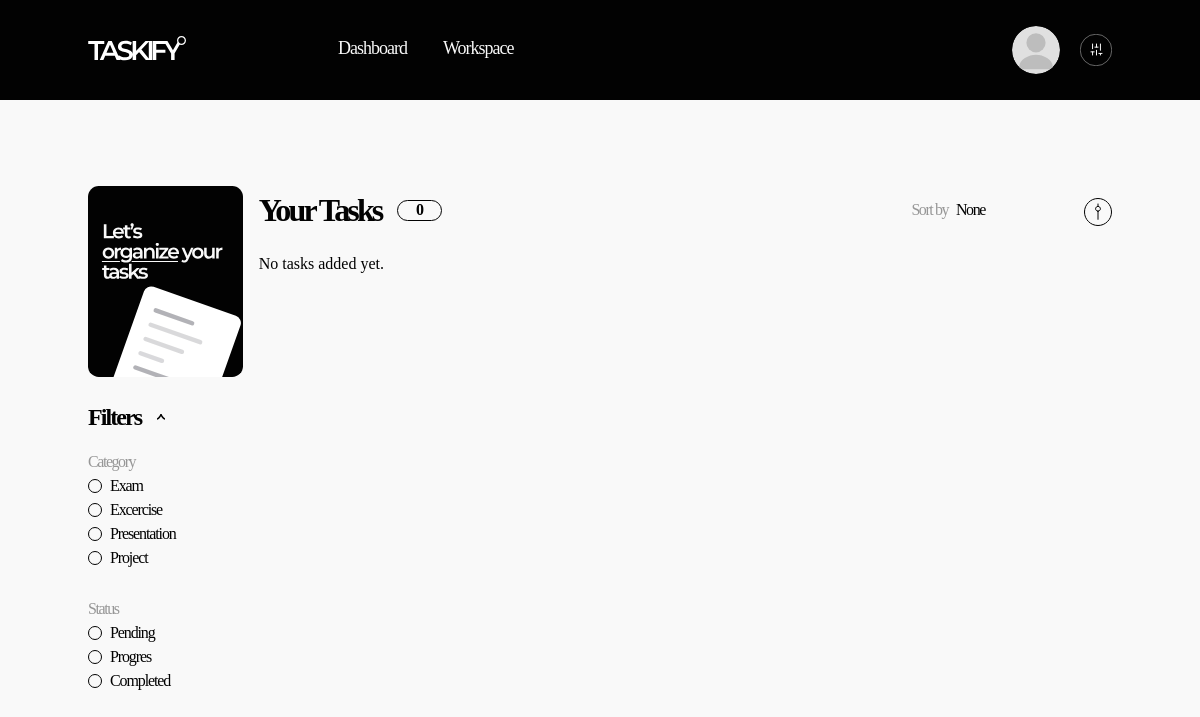
/frontend/dashboard.php (signed in), run on an earlier commit of the app's database.
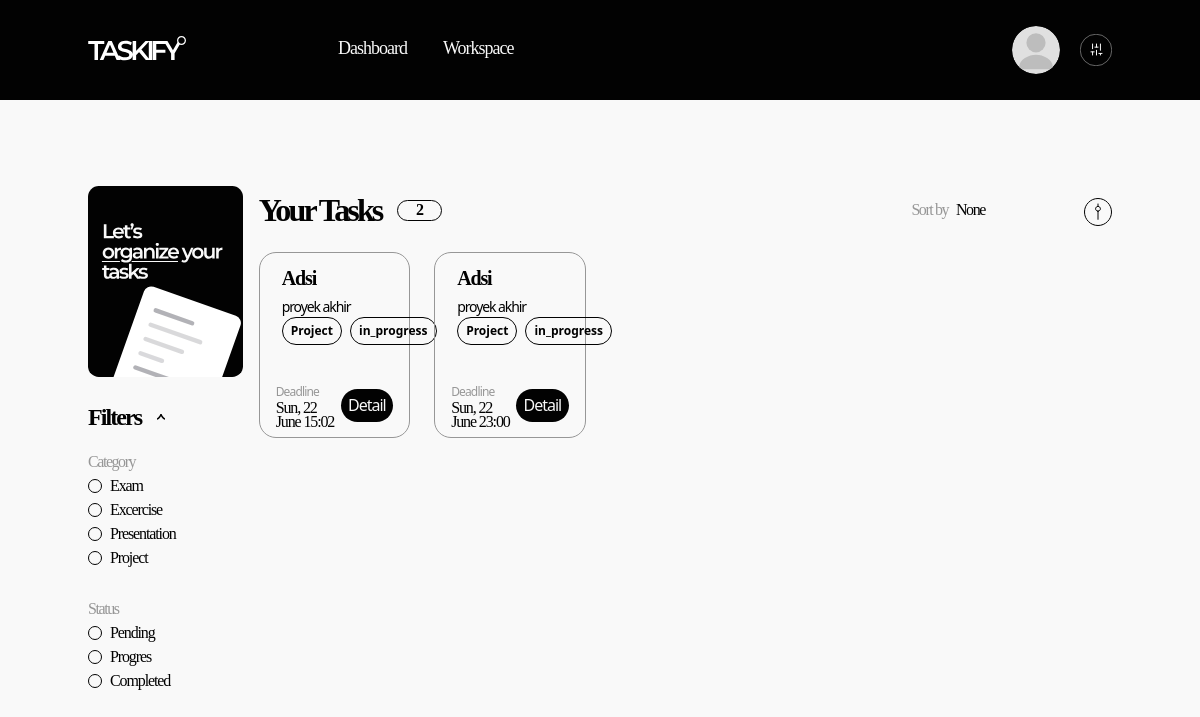
And on a later commit of the database.
### tables this page shows
CREATE TABLE `tasks` (
  `id_task` int NOT NULL,
  `id_user` int NOT NULL,
  `task_name` varchar(100) NOT NULL,
  `category` varchar(50) DEFAULT NULL,
  `deadline` datetime DEFAULT NULL,
  `subject` varchar(100) DEFAULT NULL,
  `cover_color` varchar(20) DEFAULT NULL,
  `status` enum('pending','in_progress','completed') DEFAULT 'pending',
  `description` text,
  `created_at` timestamp NULL DEFAULT CURRENT_TIMESTAMP
);

### frontend/dashboard.php (the view, shortened to what the changed rows need)
<?php
include '../backend/db.php';
$id_user = $_SESSION['id_user'];
$sort_option = isset($_GET['sort']) ? $_GET['sort'] : '';
$sql = "SELECT * FROM tasks WHERE id_user = ?";
$params = [];
$types = "i";
$params[] = $id_user;
if ($sort_option === 'Deadline') {
    $sql .= " ORDER BY deadline ASC";
} elseif ($sort_option === 'Name') {
    $sql .= " ORDER BY task_name ASC";
} else {
    $sql .= " ORDER BY created_at DESC";
}
$stmt = $conn->prepare($sql);
$stmt->bind_param($types, ...$params);
$stmt->execute();
$result = $stmt->get_result();
$tasks = [];
while ($row = $result->fetch_assoc()) {
    $tasks[] = $row;
}
$task_count = count($tasks);
?>
<!DOCTYPE html>
<html>
  <head>
    <link href="../src/style.css" rel="stylesheet" />
  </head>
  <body class="bg-primary">
    <main class="container mx-auto mt-[86px] grid grid-cols-6 space-x-4">
      <div class="">
        <div class="mt-6 space-y-[18px]">
            <div id="filter-section">
              <div
                id="content-1"
                class="overflow-hidden transition-all duration-300 ease-in-out space-y-[18px] pt-4"
                style="max-height: 1000px"
              >
                <div class="">
                  <div class="flex flex-col">
                    <?php
                    $categories = ['Exam', 'Excercise', 'Presentation', 'Project'];
                    foreach ($categories as $category) {
                        echo '<label class="inline-flex items-center cursor-pointer space-x-2 hover:bg-gray-100">';
                        echo '<span class="w-[14px] h-[14px] rounded-full border border-accent peer-checked:bg-shade peer-checked:border-accent transition-all duration-150"></span>';
                        echo '<span class="text-[16px] tracking-[-1.12px] font-mont font-normal text-accent">' . $category . '</span>';
                        echo '</label>';
                    }
                    ?>
                  </div>
                </div>
                <div class="pt-2">
                  <div class="flex flex-col">
                    <?php
                    $statuses = ['Pending', 'Progres', 'Completed'];
                    foreach ($statuses as $status) {
                        echo '<label class="inline-flex items-center cursor-pointer space-x-2 hover:bg-gray-100">';
                        echo '<span class="w-[14px] h-[14px] rounded-full border border-accent peer-checked:bg-shade peer-checked:border-accent transition-all duration-150"></span>';
                        echo '<span class="text-[16px] tracking-[-1.12px] font-mont font-normal text-accent">' . $status . '</span>';
                        echo '</label>';
                    }
                    ?>
                  </div>
                </div>
                </div>
            </div>
        </div>
      </div>
      <div class="col-span-5">
        <div class=" flex justify-between grow">
          <div class="flex space-x-4 items-center">
            <h1 class="font-mont font-semibold tracking-[-2.88px] text-[32px] text-accent">
              Your Tasks
            </h1>
            <div class="rounded-full h-[21px] w-auto min-w-[45px] px-2 border-accent border flex justify-center items-center">
              <span id="task-count-display" class="font-mont font-semibold tracking--2.08px text-accent text-[16px]"><?php echo $task_count; ?></span>
            </div>
          </div>
        </div>
        <div id="task-container" class="grid grid-cols-5 gap-x-6 gap-y-[18px] mt-[18px]">
        <?php if (count($tasks) === 0): ?>
            <p id="no-tasks-message" class="text-accent font-mont col-span-2">No tasks added yet.</p>
            <?php else: ?>
                <?php foreach ($tasks as $task): ?>
                    <div class="rounded-[17px] border border-inactive task-card">
                        <div class="gradient-box bg-gradient-to-t <?php echo htmlspecialchars($task['cover_color']); ?> m-[6px] rounded-[12px] flex items-end">
                            <div class="mx-4 mb-6">
                                <h2 class="font-mont font-semibold text-xl mb-2 tracking-[-1.12px] leading-5"><?php echo htmlspecialchars($task['task_name']); ?></h2>
                                <div class="flex items-center space-x-2">
                                    <div class="inline font-medium tracking-[-1.08px] text-[14px]">
                                        <?php echo htmlspecialchars($task['subject']); ?>
                                    </div>
                                </div>
                                <div class="flex items-center space-x-2">
                                    <span class="task-category inline border border-accent rounded-full w-fits px-2 py-1 text-[12px] font-semibold">
                                        <?php echo htmlspecialchars($task['category']); ?>
                                    </span>
                                    <span class="task-status inline border border-accent rounded-full w-fits px-2 py-1 text-[12px] font-semibold">
                                        <?php echo htmlspecialchars($task['status']); ?>
                                    </span>
                                </div>
                            </div>
                        </div>
                        <div class="mx-4 py-2 flex justify-between items-center p">
                            <div class="flex flex-col items-start justify-center">
                                <span class="text-inactive text-[12px] font-normal tracking-[-0.84px]">Deadline</span>
                                <p class="text-accent font-mont text-[16px] font-medium tracking-[-1.12px] leading-[0.9]"><?php echo htmlspecialchars(date('D, j F H:i', strtotime($task['deadline']))); ?></p>
                            </div>
                              <a href="task-detail.php?id=<?php echo htmlspecialchars($task['id_task']); ?>" class="bg-accent text-primary h-[33px] w-[83px] rounded-full font-normal tracking-[-1px] text-center pt-1">
                                  Detail
                              </a>
                        </div>
                    </div>
                <?php endforeach; ?>
            <?php endif; ?>
        </div>
      </div>
    </main>
  </body>
</html>

What changed in the data, as far as the page shows it:
added tasks: task_name "Adsi", subject "proyek akhir", category "Project", status "in_progress", deadline "Sun, 22 June 15:02"
added tasks: task_name "Adsi", subject "proyek akhir", category "Project", status "in_progress", deadline "Sun, 22 June 23:00"
Also different on the page:
$task_count: "0" → "2"
text no longer shown: "No tasks added yet."
